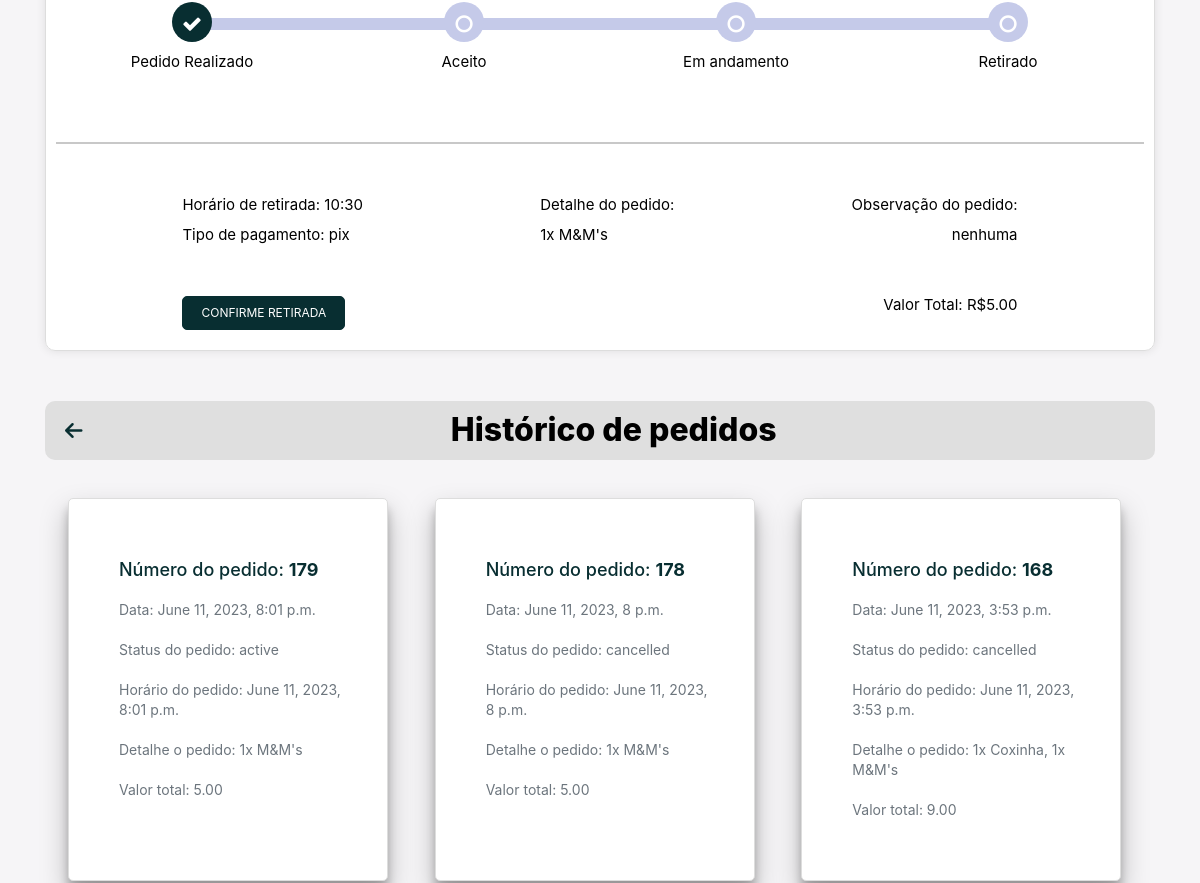
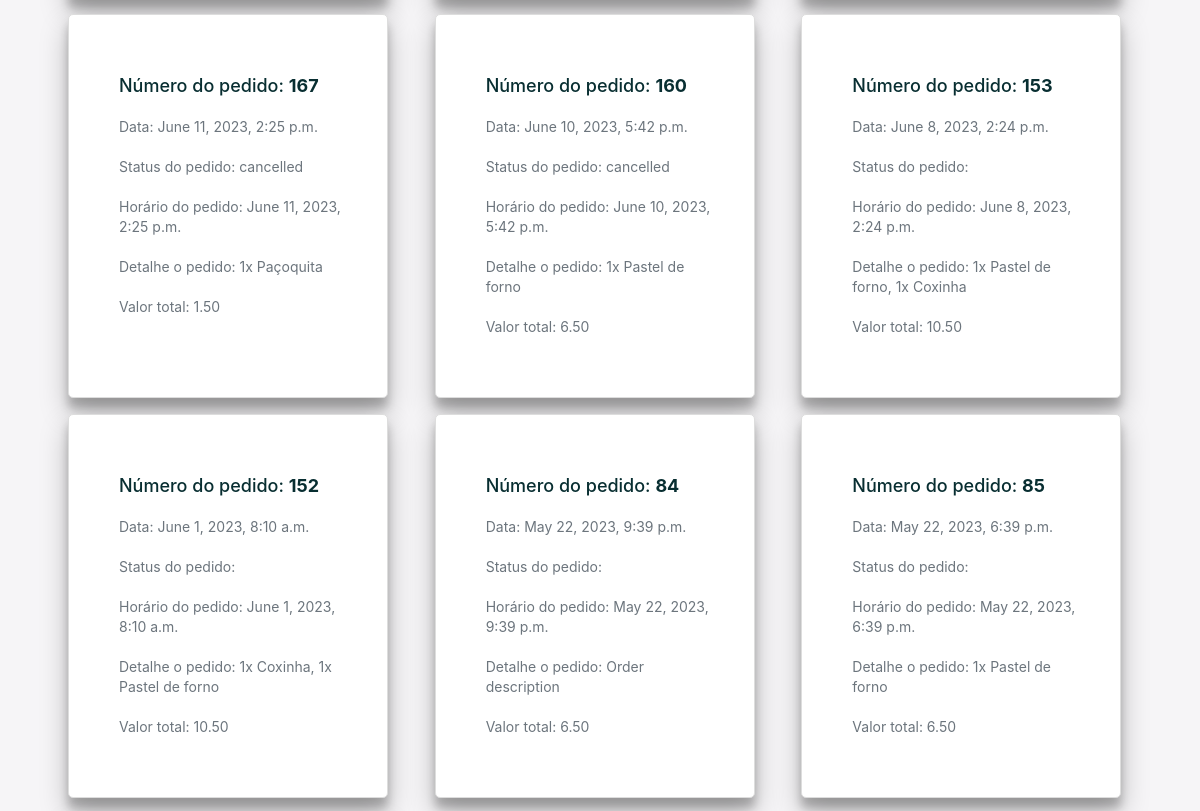
The page /order_status/ (signed in, middle part) on the database as committed earlier (2 pictures, top to bottom).
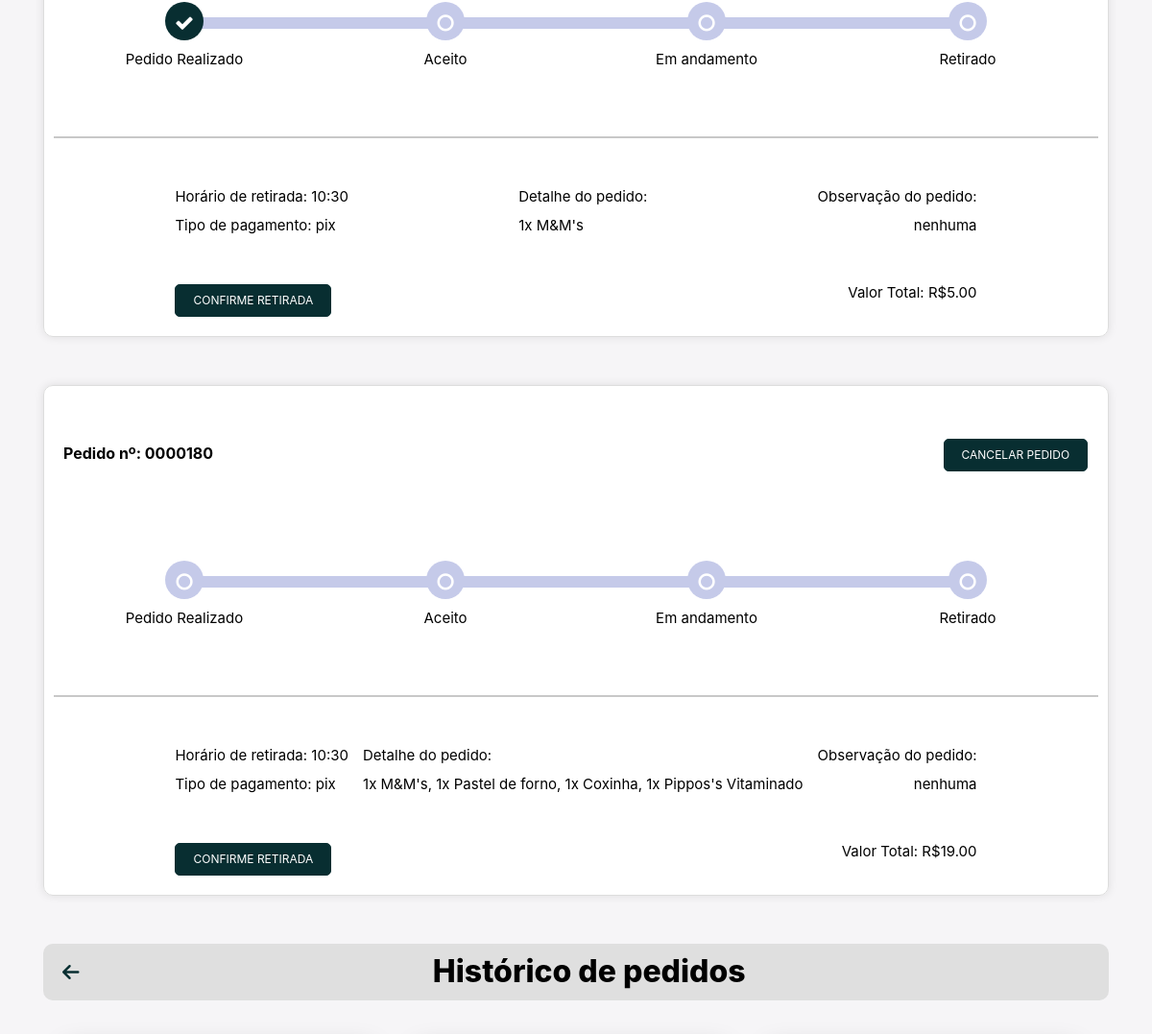
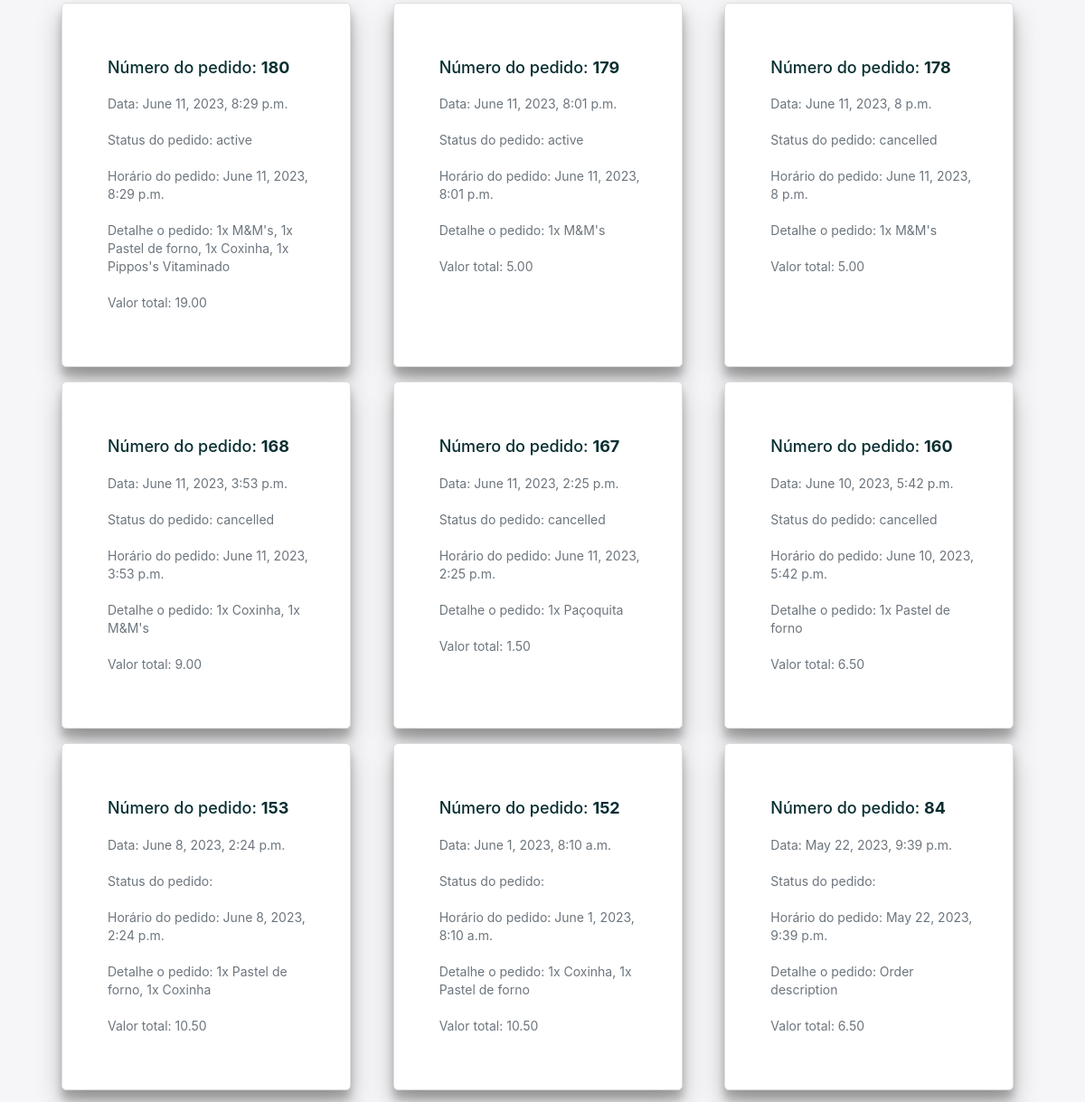
The same page on the database as committed later (2 pictures, top to bottom).
### main/models.py (models this page shows)
class Order(models.Model):
    PAYMENT_METHOD_CHOICES = [
        ('pix', 'PIX'),
        ('credit_card', 'Credit Card'),
    ]
    user = models.ForeignKey(User, on_delete=models.CASCADE)
    order = models.CharField(max_length=1000)
    order_datetime = models.DateTimeField()
    pickup_time = models.DateTimeField()
    total = models.DecimalField(max_digits=6, decimal_places=2)
    obs = models.TextField(blank=True)
    payment_method = models.CharField(max_length=20, choices=PAYMENT_METHOD_CHOICES, null=True)
    order_status = models.CharField(max_length=20, blank=True) #active/ canceled/ finished

### main/views.py (the view, shortened to what this page needs)
# urls.py: path('order_status/', views.order_status, name='order_status'),
@login_required(login_url='login')
def order_status(request):
    cart = Cart.objects.filter(user=request.user)
    cart_obs = CartObs.objects.filter(user=request.user).last()
    order = Order.objects.filter(user=request.user, order_status='active')
    order_history = Order.objects.filter(user=request.user).order_by('-order_datetime')
    context = {
        'order': order,
        'order_history': order_history,
    }
    return render(request, 'order_status.html', context)

### templates/order_status.html (shortened to what the changed rows need)
{% load static %}
<!DOCTYPE html>
<html>
<head>
    <link rel="stylesheet" href="https://cdnjs.cloudflare.com/ajax/libs/font-awesome/6.4.0/css/all.min.css" />
    <link
    rel="stylesheet"
    href="https://cdn.jsdelivr.net/npm/bootstrap@4.3.1/dist/css/bootstrap.min.css"
  />
  <link
    rel="stylesheet"
    href="https://cdnjs.cloudflare.com/ajax/libs/font-awesome/4.7.0/css/font-awesome.css"
  />
  <link rel="stylesheet" type="text/css" href="{% static './css/order_status.css' %}">
</head>
<body>
    {% for order in order %}
      {% if order.order_status == "active" %}
        <div class="container">
          <div class="card">
            <div class="timeline-container">
              <div class="bottom-container">
                <div class="order_number_text">
                  Pedido nº: 0000{{ order.id }}</p>
                </div>
                <form method="POST" action="{% url 'cancel_order' %}">
                  <button type="submit" class="btn btn-primary custom-btn" id="cancelar pedido" name="cancel_order" style="text-decoration:none">Cancelar pedido</button>
                </form>
              </div>
              <ul id="progressbar" class="text-center">
                <li class="step0">
                  <div class="step-container">
                    <p class="status-text">Pedido Realizado</p>
                  </div>
                </li>
                <li class="step0">
                  <div class="step-container">
                    <p class="status-text">Aceito</p>
                  </div>
                </li>
                <li class="step0">
                  <div class="step-container">
                    <p class="status-text">Em andamento</p>
                  </div>
                </li>
                <li class="step0">
                  <div class="step-container">
                    <p class="status-text">Retirado</p>
                  </div>
                </li>
              </ul>
              <br><br><br><br><br>
              <div class="track-order">
                <hr>
                <div class="row d-flex justify-content-between px-3 top">
                  <div>
                    <p>Horário de retirada: {{ order.pickup_time|date:"H:i"}}</p>
                    <p>Tipo de pagamento: {{ order.payment_method }}</p>
                    <form method="POST" action="">
                      <button type="submit" class="btn btn-primary custom-btn" id="advance" name="finishorder" style="text-decoration:none">Confirme retirada</button>
                    </form>
                  </div>
                  <div>
                    <p>Detalhe do pedido:</p>
                    <p>{{order.order}}</p>
                  </div>
                  <div class="d-flex flex-column text-sm-right">
                    <p>Observação do pedido:</p>
                    <p>{{ order.obs }}</p>
                    <p><br><br>Valor Total: R${{order.total}}</p>
                  </div>
                </div>
              </div>
            </div>
          </div>
        </div>
      {% endif %}
    {% endfor %}
    <div class="container">
      <div class="top-bar">
          <h1 class="top-bar-title">Histórico de pedidos</h1>
      </div>
  </div>
    <div class="order-history-container">
      {% for order in order_history %}
      <div class="col-md-4 p-2">
          <div class="cardLower h-100">
              <div class="card-body">
                  <h5 class="order-id">Número do pedido: <span class="order-number">{{ order.id }}</span></h5>
                  <p class="card-text">Data: {{ order.order_datetime }}</p>
                  <p class="card-text">Status do pedido: {{ order.order_status }}</p>
                  <p class="card-text">Horário do pedido: {{ order.order_datetime }}</p>
                  <p class="card-text">Detalhe o pedido: {{ order.order }}</p>
                  <p class="card-text">Valor total: {{ order.total }}</p>
              </div>
          </div>
        </div>
      {% empty %}
          <h5 class="text-center">No orders found.</h5>
      {% endfor %}
  </div>
</body>
</html>

Rows that differ between the two databases and show on the page:
no longer on this page (row unchanged): Order: id "85", order_datetime "May 22, 2023, 6:39 p.m.", order "1x Pastel de forno", total "6.50", shown under "Histórico de pedidos"
added Order: id "180", pickup_time "10:30", payment_method "pix", order "1x M&M's, 1x Pastel de forno, 1x Coxinha, 1x Pippos's Vitaminado", obs "nenhuma", total "19.00", order_datetime "June 11, 2023, 8:29 p.m.", order_status "active"
